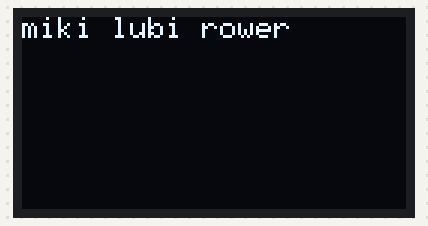
Recording of a sketch running on a simulated Arduino Uno, built with avr-gcc and run on an emulated ATmega328P. Parts: 128×64 one-colour display.

Above: at 0.17 s.
At 1.08 s:
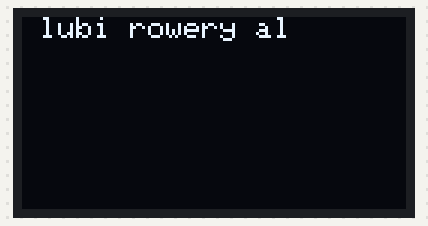
At 1.99 s:
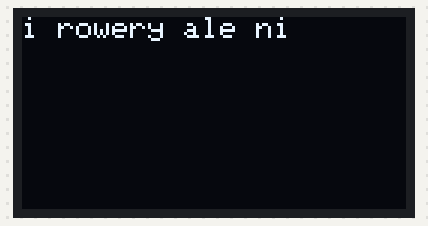
At 4.05 s:
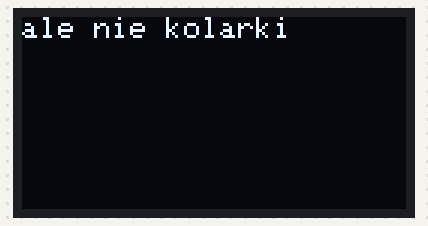
At 6.1 s:
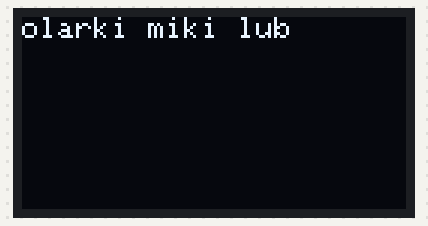
At 8.15 s:
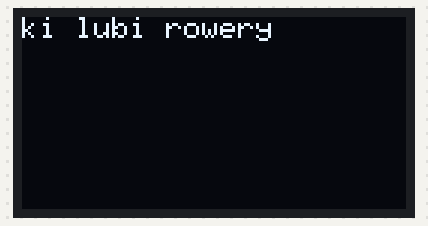

The sketch:

scrollingText.ino
```cpp
#include <Wire.h>
#include <Adafruit_GFX.h>
#include <Adafruit_SSD1306.h>

#define SCREEN_WIDTH 128
#define SCREEN_HEIGHT 64

Adafruit_SSD1306 display(SCREEN_WIDTH, SCREEN_HEIGHT, &Wire, -1);
void setup() {
  Serial.begin(9600);
  if(!display.begin(SSD1306_SWITCHCAPVCC, 0x3C)) {
    Serial.println("OLED not found");
    for(;;);
  }
  display.setTextColor(SSD1306_WHITE);
  display.setTextSize(1);
  display.setCursor(0,0);

}

String scrollingText(String text, int index,int width){
  String textRes=text+" "+text;

  String textPart = textRes.substring(index, index + width);
  return textPart;
}

int index=0;
String text="miki lubi rowery ale nie kolarki";

void loop() {
  display.clearDisplay();
  display.setCursor(0,0);
  display.println(scrollingText(text,index,15));
  display.display();
  index++;
  if(index>=text.length()+1)index=0;
  delay(200);
}
```

Measured:
- by itself, everything shown: repeats every 7.5 s, in 33 steps
